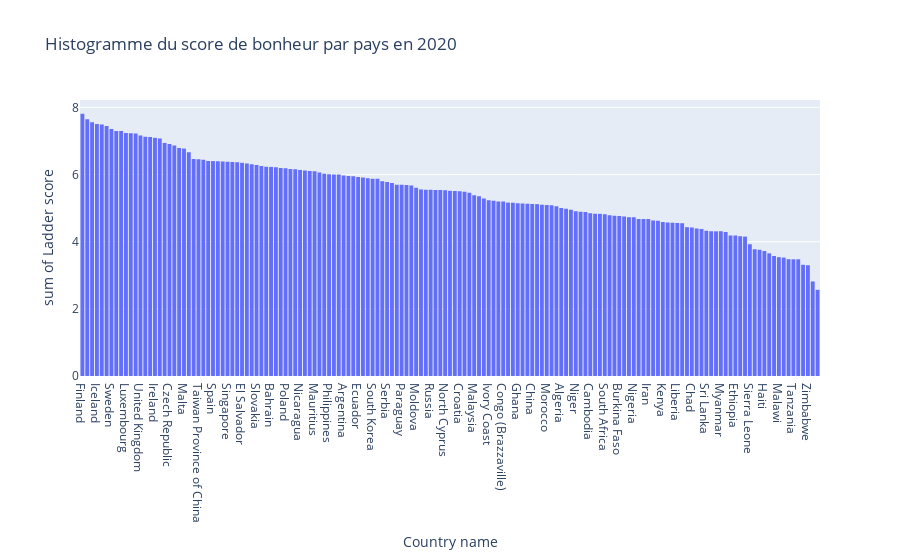

The code cell stored with this chart in its notebook:
### Code cell
# Histogramme

import plotly.express as px

fig = px.histogram(data_2020, x='Country name', y='Ladder score', title='Histogramme du score de bonheur par pays en 2020')
fig.show()

### Figure 1 — Plotly figure (JSON) as saved in the notebook; plotly's stock layout.template omitted (floating-point values rounded to 4 significant figures; data arrays with more than 128 entries replaced by an {"elided": "..."} marker saying what was removed)
{"data": [{"alignmentgroup": "True", "bingroup": "x", "histfunc": "sum", "hovertemplate": "Country name=%{x}<br>sum of Ladder score=%{y}<extra></extra>", "legendgroup": "", "marker": {"color": "#636efa", "pattern": {"shape": ""}}, "name": "", "offsetgroup": "", "orientation": "v", "showlegend": false, "type": "histogram", "x": {"elided": "153 str values"}, "xaxis": "x", "y": {"elided": "153 float values"}, "yaxis": "y"}], "layout": {"barmode": "relative", "legend": {"tracegroupgap": 0}, "title": {"text": "Histogramme du score de bonheur par pays en 2020"}, "xaxis": {"anchor": "y", "domain": [0, 1], "title": {"text": "Country name"}}, "yaxis": {"anchor": "x", "domain": [0, 1], "title": {"text": "sum of Ladder score"}}}}
